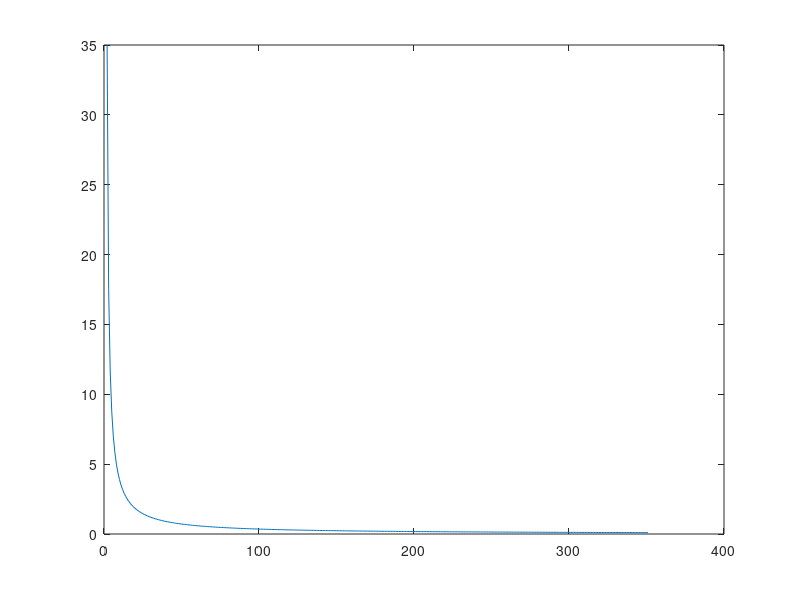
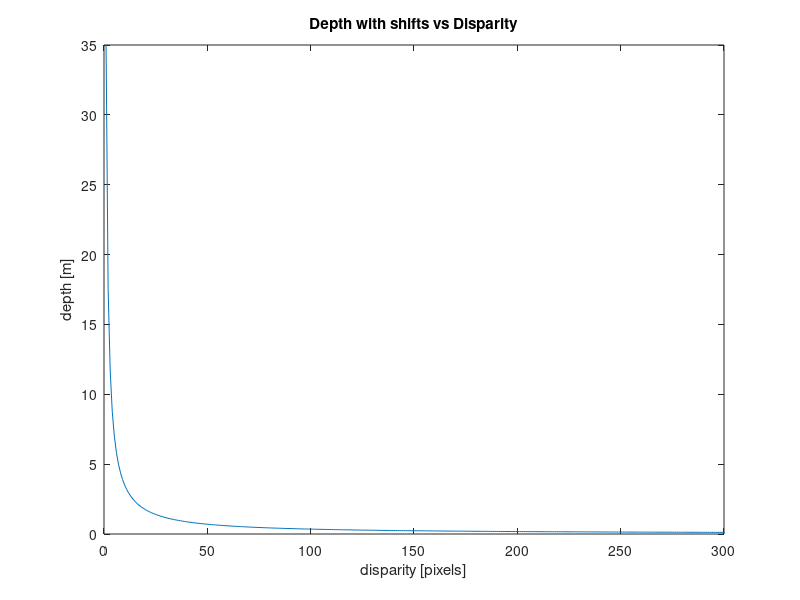

The MATLAB script that drew these images, in order: (Note: this script raises an error after producing the figures.)
%% ESD2: Laboratory 1
% Parameters:

b = 60; % baseline [mm]
f = 7; % focal length [mm]
ps = .006; % focal length [mm]
xNumPix = 752; % total number of pixels in x direction of the sensor [px]
yNumPix = 480; % total number of pixels in y direction of the sensor [px]
cxLeft = xNumPix/2; % left camera x center [px]
cxRight = xNumPix/2; % right camera x center [px]

% extra param
cyLeft = yNumPix/2;
cyRight = yNumPix/2;

xLeft = 396; % What does this represent?
xRight = 356; % What does this represent?
%% 
% Depth equation with a single shift:

d = (abs((xLeft-cxLeft)-(xRight-cxRight))*ps); % disparity [mm]
Z = (b * f)/(d * 1000); % depth [m]
disp(['The depth is: ' num2str(Z) ' [m]'])
%% 
% Depth equation with shifts:

shift = 0:350;
xLeft = cxLeft + shift;
xRight = cxRight - shift;
d = (abs((xLeft-cxLeft)-(xRight-cxRight))*ps); % disparity [mm]
Z = (b * f)./(d * 1000); % depth [m]
disp(['The depth is: ' num2str(Z) ' [m]'])
plot(Z)
%% 
% Plot Depth with shifts vs Disparity:

Fig = figure('Position', get(0,"ScreenSize"));
plot(shift,Z);
xlabel("disparity [pixels]");
ylabel("depth [m]");
xlim([0 300]);
title("Depth with shifts vs Disparity");
saveas(Fig, append('depth_vs_disparity.png'));
%% 
% Subplots

Fig = figure('Position', get(0,"ScreenSize"));
subplot(2,2,[1,2]);
plot(shift,Z);

shift = 30; % fixed pixel shift
xLeft = cxLeft + shift;
xRight = cxRight - shift;
d = (abs((xLeft-cxLeft)-(xRight-cxRight))*ps); % disparity [mm]
Z = (b * f)./(d * 1000); % depth [m]

hold on
plot(shift, Z, 'x')
xlabel("disparity [pixels]");
ylabel("depth [m]");
xlim([0 300]);
title("Depth with shifts vs Disparity");

subplot (2,2,3)
scatter(xLeft, cyLeft)
hold on
xline(cxLeft)
yline(cyLeft)
xlim([0 xNumPix])
ylim([0 yNumPix])
title('Left Camera')

subplot (2,2,4)
scatter(xRight, cyRight)
hold on
xline(cxRight)
yline(cyRight)
xlim([0 xNumPix])
ylim([0 yNumPix])
title('Right Camera')

saveas(Fig, append('depth_vs_disparity_subplots.png'));